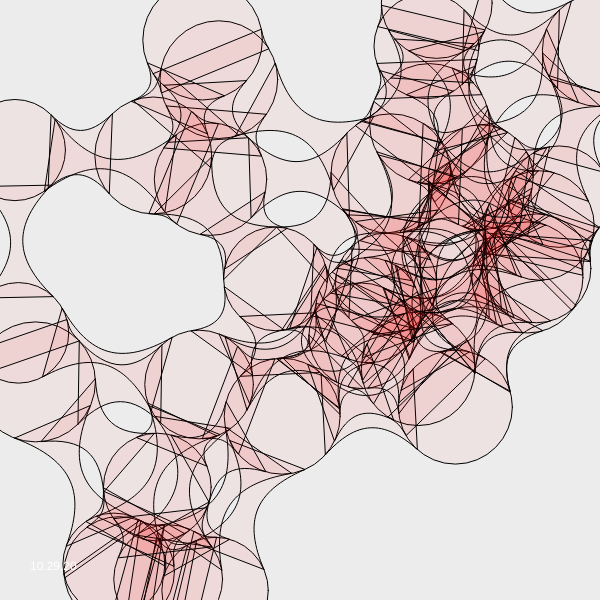
Frame 1 (no input)
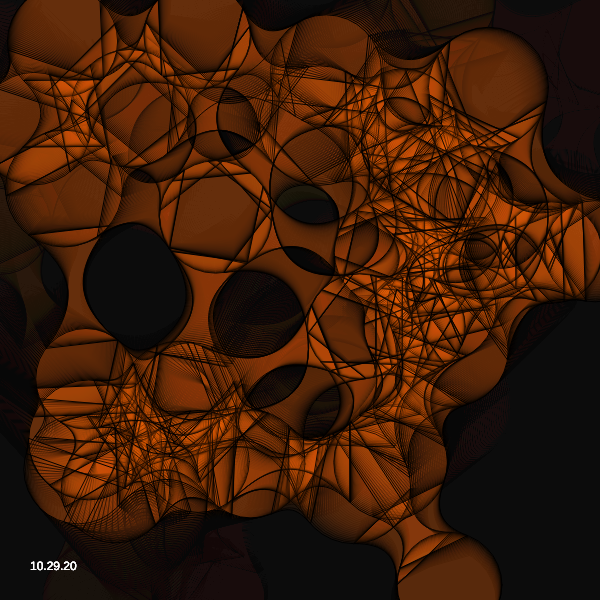
Frame 60 (no input)
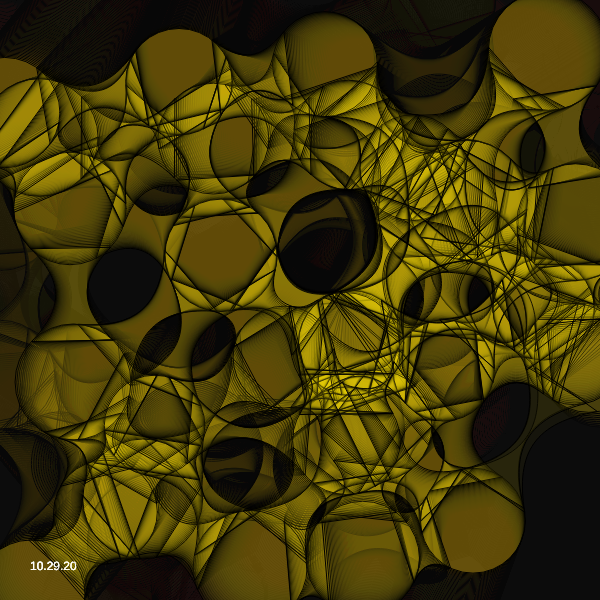
Frame 120 (the mouse pressed at the canvas centre since frame 60)

The p5.js sketch that drew these frames (run headless with seeded random() and noise() and a simulated clock; from frame 60 on, the mouse is pressed at the canvas centre):

// p5.js sketch
// ── sketch.js


const handle_len_rate = 3;
const maxDistance = 200;
var circlePaths = [];
var connections = [];
var hu = 0;

function setup() {
    createCanvas(600, 600);
    fill(0);
    // noFill();
    // noStroke();
    
    //generate circles
    for (var i = 0; i < 30; i++) {
        circlePaths.push({
            position: createVector(random(width), random(height)),
            radius: i==0 ? 120 : random(100, 120),
            vel: createVector(random(-2, 2), random(-2, 2))
        });
    }
    circlePaths[0].radius = 120;
    colorMode(HSB, 255);
}

function draw() {
    background(20, 20);
    //draw circles
    circlePaths.forEach((circle, index) => {
        with(circle){

            position.add(vel);
            if(position.x > width) position.x = position.x - width;
            else if(position.x < 0) position.x = width - position.x;
            if(position.y > height) position.y = position.y - height;
            else if(position.y < 0) position.y = height - position.y;
        
            stroke(0);
           // noFill();
           fill(hu, 255, 255, 10);
            ellipse(position.x,position.y,radius,radius)
        }
        hu += .01;
        if (hu > 255) hu = 0;
    })
    
    //generate connections
    connections.length = 0;
    for (var i = 0, l = circlePaths.length; i < l; i++) {
        for (var j = i - 1; j >= 0; j--) {
            var path = metaball(circlePaths[i], circlePaths[j], 0.5, handle_len_rate, maxDistance);
            if (path) {
                connections.push(path);
            }
        }
    }
    
    //draw connections
    connections.forEach(path => {
        beginShape();
        for(var j = 0; j < 4; j++){
            if(j==0) vertex(path.segments[j].x, path.segments[j].y);
            else if(j%2!=0) {
                vertex(path.segments[(j+1)%4].x, path.segments[(j+1)%4].y);
            }
            if(j%2!=0) continue;
            bezierVertex(
                path.segments[j].x+path.handles[j].x, path.segments[j].y+path.handles[j].y,
                path.segments[(j+1)%4].x+path.handles[(j+1)%4].x, path.segments[(j+1)%4].y+path.handles[(j+1)%4].y,
                path.segments[(j+1)%4].x, path.segments[(j+1)%4].y
            );
        }
        endShape();
    })
    fill(255);
    noStroke()
    text("10.29.20", 30, height-30)
}

function metaball(ball1, ball2, v, handle_len_rate, maxDistance) {
    var radius1 = ball1.radius/2;
    var radius2 = ball2.radius/2;
    var center1 = ball1.position;
    var center2 = ball2.position;
    var d = center1.dist(center2);
    var u1 = 0;
    var u2 = 0;
    if (d > maxDistance || d <= abs(radius1 - radius2)) {
        return;
    } else if (d < radius1 + radius2) {
        // case circles are overlapping
        u1 = acos((radius1 * radius1 + d * d - radius2 * radius2) / (2 * radius1 * d));
        u2 = acos((radius2 * radius2 + d * d - radius1 * radius1) / (2 * radius2 * d));
    }
    var angle1 = atan2(center2.y - center1.y, center2.x - center1.x);
    var angle2 = acos((radius1 - radius2) / d);
    var angle1a = angle1 + u1 + (angle2 - u1) * v;
    var angle1b = angle1 - u1 - (angle2 - u1) * v;
    var angle2a = angle1 + PI - u2 - (PI - u2 - angle2) * v;
    var angle2b = angle1 - PI + u2 + (PI - u2 - angle2) * v;
    var p1a = p5.Vector.add(center1, p5.Vector.fromAngle(angle1a, radius1));
    var p1b = p5.Vector.add(center1, p5.Vector.fromAngle(angle1b, radius1));
    var p2a = p5.Vector.add(center2, p5.Vector.fromAngle(angle2a, radius2));
    var p2b = p5.Vector.add(center2, p5.Vector.fromAngle(angle2b, radius2));
    // define handle length by the distance between
    // both ends of the curve to draw
    var d2 = min(v * handle_len_rate, dist(p1a.x, p1a.y, p2a.x, p2a.y) / (radius1 + radius2));
    // case circles are overlapping:
    d2 *= min(1, d * 2 / (radius1 + radius2));
    radius1 *= d2;
    radius2 *= d2;
    var path = {
        segments: [p1a, p2a, p2b, p1b],
        handles: [
            p5.Vector.fromAngle(angle1a - HALF_PI, radius1),
            p5.Vector.fromAngle(angle2a + HALF_PI, radius2),
            p5.Vector.fromAngle(angle2b - HALF_PI, radius2),
            p5.Vector.fromAngle(angle1b + HALF_PI, radius1)
        ]
    };
    return path;
}
